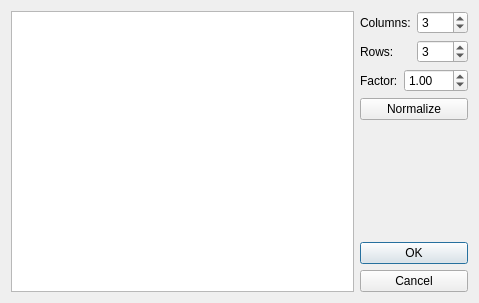
<?xml version="1.0" encoding="UTF-8"?>
<ui version="4.0">
 <class>KernelDialog</class>
 <widget class="QDialog" name="KernelDialog">
  <property name="geometry">
   <rect>
    <x>0</x>
    <y>0</y>
    <width>479</width>
    <height>303</height>
   </rect>
  </property>
  <property name="windowTitle">
   <string>Dialog</string>
  </property>
  <layout class="QHBoxLayout" name="horizontalLayout">
   <item>
    <widget class="QTableWidget" name="kernelTable"/>
   </item>
   <item>
    <layout class="QVBoxLayout" name="verticalLayout">
     <item>
      <layout class="QGridLayout" name="gridLayout_2">
       <item row="0" column="0">
        <widget class="QLabel" name="colsLabel">
         <property name="text">
          <string>Columns:</string>
         </property>
        </widget>
       </item>
       <item row="1" column="0">
        <widget class="QLabel" name="rowsLabel">
         <property name="text">
          <string>Rows:</string>
         </property>
        </widget>
       </item>
       <item row="1" column="1">
        <widget class="QSpinBox" name="rowsBox">
         <property name="minimum">
          <number>1</number>
         </property>
         <property name="maximum">
          <number>50</number>
         </property>
         <property name="value">
          <number>3</number>
         </property>
        </widget>
       </item>
       <item row="0" column="1">
        <widget class="QSpinBox" name="colsBox">
         <property name="minimum">
          <number>1</number>
         </property>
         <property name="maximum">
          <number>50</number>
         </property>
         <property name="singleStep">
          <number>1</number>
         </property>
         <property name="value">
          <number>3</number>
         </property>
        </widget>
       </item>
      </layout>
     </item>
     <item>
      <layout class="QGridLayout" name="gridLayout">
       <item row="1" column="0">
        <widget class="QLabel" name="label">
         <property name="text">
          <string>Factor:</string>
         </property>
        </widget>
       </item>
       <item row="1" column="1">
        <widget class="QDoubleSpinBox" name="scaleFactorBox">
         <property name="maximum">
          <double>500.000000000000000</double>
         </property>
         <property name="value">
          <double>1.000000000000000</double>
         </property>
        </widget>
       </item>
      </layout>
     </item>
     <item>
      <widget class="QPushButton" name="normalizeButton">
       <property name="text">
        <string>Normalize</string>
       </property>
      </widget>
     </item>
     <item>
      <spacer name="verticalSpacer">
       <property name="orientation">
        <enum>Qt::Vertical</enum>
       </property>
       <property name="sizeHint" stdset="0">
        <size>
         <width>20</width>
         <height>40</height>
        </size>
       </property>
      </spacer>
     </item>
     <item>
      <widget class="QDialogButtonBox" name="buttonBox">
       <property name="sizePolicy">
        <sizepolicy hsizetype="Ignored" vsizetype="Maximum">
         <horstretch>0</horstretch>
         <verstretch>0</verstretch>
        </sizepolicy>
       </property>
       <property name="orientation">
        <enum>Qt::Vertical</enum>
       </property>
       <property name="standardButtons">
        <set>QDialogButtonBox::Cancel|QDialogButtonBox::Ok</set>
       </property>
      </widget>
     </item>
    </layout>
   </item>
  </layout>
 </widget>
 <resources/>
 <connections>
  <connection>
   <sender>buttonBox</sender>
   <signal>accepted()</signal>
   <receiver>KernelDialog</receiver>
   <slot>accept()</slot>
   <hints>
    <hint type="sourcelabel">
     <x>466</x>
     <y>239</y>
    </hint>
    <hint type="destinationlabel">
     <x>157</x>
     <y>274</y>
    </hint>
   </hints>
  </connection>
  <connection>
   <sender>buttonBox</sender>
   <signal>rejected()</signal>
   <receiver>KernelDialog</receiver>
   <slot>reject()</slot>
   <hints>
    <hint type="sourcelabel">
     <x>466</x>
     <y>245</y>
    </hint>
    <hint type="destinationlabel">
     <x>286</x>
     <y>274</y>
    </hint>
   </hints>
  </connection>
  <connection>
   <sender>normalizeButton</sender>
   <signal>clicked()</signal>
   <receiver>KernelDialog</receiver>
   <slot>changeNormalizeFactor()</slot>
   <hints>
    <hint type="sourcelabel">
     <x>426</x>
     <y>145</y>
    </hint>
    <hint type="destinationlabel">
     <x>437</x>
     <y>164</y>
    </hint>
   </hints>
  </connection>
  <connection>
   <sender>colsBox</sender>
   <signal>valueChanged(int)</signal>
   <receiver>KernelDialog</receiver>
   <slot>changeMatrixSize()</slot>
   <hints>
    <hint type="sourcelabel">
     <x>433</x>
     <y>20</y>
    </hint>
    <hint type="destinationlabel">
     <x>473</x>
     <y>45</y>
    </hint>
   </hints>
  </connection>
  <connection>
   <sender>rowsBox</sender>
   <signal>valueChanged(int)</signal>
   <receiver>KernelDialog</receiver>
   <slot>changeMatrixSize()</slot>
   <hints>
    <hint type="sourcelabel">
     <x>430</x>
     <y>56</y>
    </hint>
    <hint type="destinationlabel">
     <x>471</x>
     <y>81</y>
    </hint>
   </hints>
  </connection>
  <connection>
   <sender>kernelTable</sender>
   <signal>cellChanged(int,int)</signal>
   <receiver>KernelDialog</receiver>
   <slot>updateMatrix()</slot>
   <hints>
    <hint type="sourcelabel">
     <x>228</x>
     <y>161</y>
    </hint>
    <hint type="destinationlabel">
     <x>216</x>
     <y>294</y>
    </hint>
   </hints>
  </connection>
 </connections>
 <slots>
  <slot>changeNormalizeFactor()</slot>
  <slot>changeMatrixSize()</slot>
  <slot>updateMatrix()</slot>
 </slots>
</ui>
